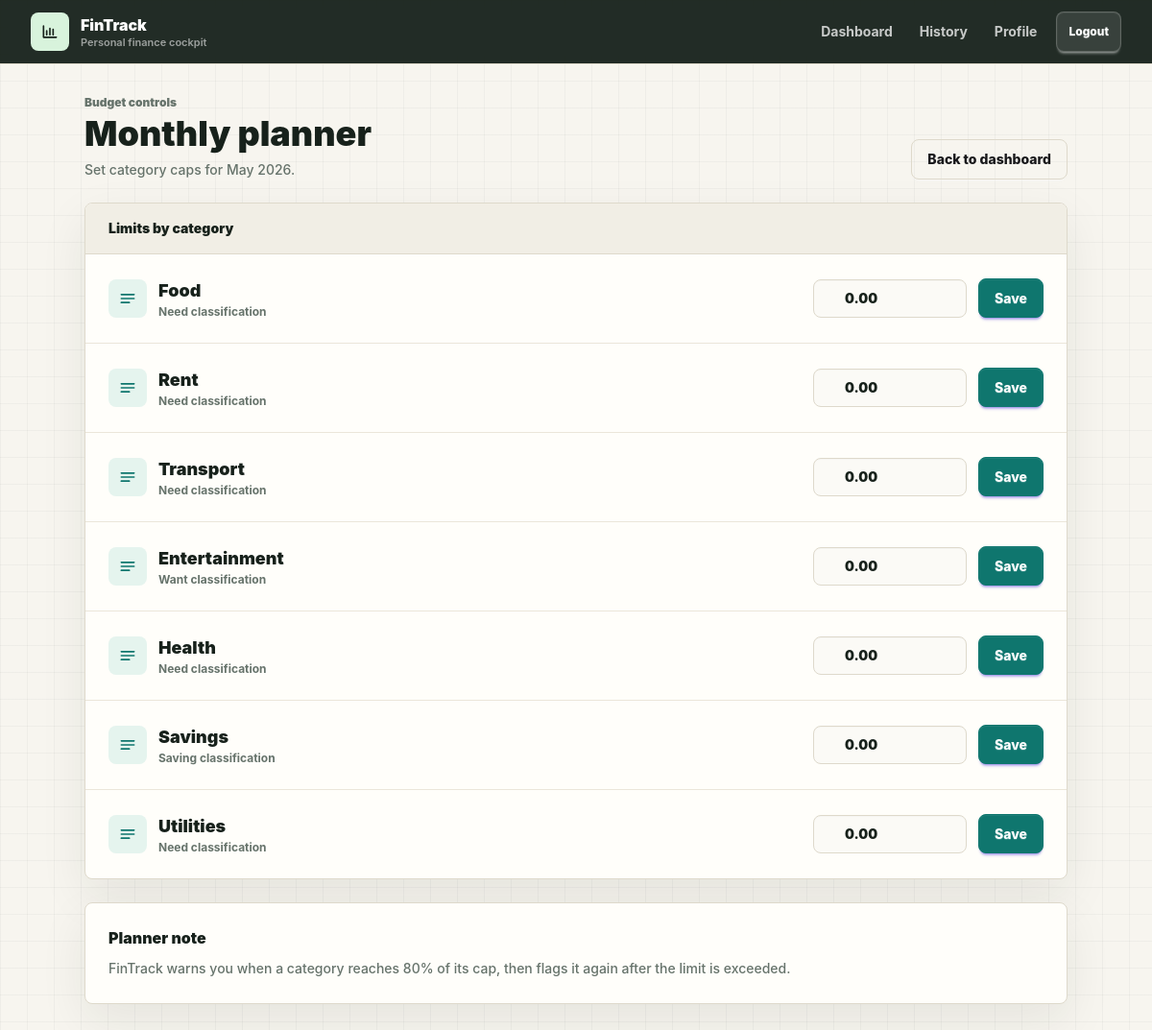
Page /manage-budgets/ (signed in) on the committed database.
### apps/tracker/models.py (models this page shows, shortened)
class CategoryLimit(models.Model):
    user = models.ForeignKey(User, on_delete=models.CASCADE, related_name="limits")
    category = models.ForeignKey(Category, on_delete=models.CASCADE)
    limit_amount = models.DecimalField(max_digits=12, decimal_places=2, default=0)
    month = models.DateField() # Store as first day of month (e.g. 2026-04-01)
    class Meta:
        unique_together = ('user', 'category', 'month')

class Category(models.Model):
    class Classification(models.TextChoices):
        NEED = "NEED", "Need"
        WANT = "WANT", "Want"
        SAVING = "SAVING", "Saving"
        INCOME = "INCOME", "Income"
    name = models.CharField(max_length=100)
    classification = models.CharField(max_length=20, choices=Classification)

### apps/tracker/views.py (the view)
# urls.py: path('manage-budgets/', views.manage_budgets, name='manage_budgets'),
@login_required
def manage_budgets(request):
    today = date.today()
    month_start = today.replace(day=1)
    profile = request.user.userprofile
    income, _, _ = get_monthly_summary(request.user, today.year, today.month)
    total_available = profile.budget + income
    categories = Category.objects.exclude(classification='INCOME')
    limits = [CategoryLimit.objects.get_or_create(user=request.user, category=cat, month=month_start)[0] for cat in categories]
    total_allocated = sum(l.limit_amount for l in limits)
    context = {
        'limits': limits, 'total_budget': total_available, 'total_allocated': total_allocated,
        'remaining_to_allocate': total_available - total_allocated,
        'allocation_percent': min((total_allocated / total_available * 100), 100) if total_available > 0 else 0
    }
    return render(request, 'tracker/manage_budgets.html', context)

### apps/tracker/services.py (called while the page is built)
def get_monthly_summary(user, year, month):
    records = BudgetRecord.objects.filter(user=user, date__year=year, date__month=month)
    income = records.filter(spending_type=BudgetRecord.Type.INCOME).aggregate(Sum('amount'))['amount__sum'] or 0
    expense = records.filter(spending_type=BudgetRecord.Type.EXPENSE).aggregate(Sum('amount'))['amount__sum'] or 0
    balance = income - expense
    return income, expense, balance

### apps/tracker/templates/tracker/manage_budgets.html (shortened to what this page needs)
{% extends "base.html" %}
{% block content %}
<div class="mx-auto max-w-5xl space-y-6 pb-12">
    <header class="flex flex-col justify-between gap-4 md:flex-row md:items-end">
        <div>
            <p class="text-xs font-black text-[#66736b]">Budget controls</p>
            <h1 class="mt-1 text-4xl font-black text-[#17211b]">Monthly planner</h1>
            <p class="mt-2 text-sm font-medium text-[#66736b]">Set category caps for {{ limits.0.month|date:"F Y" }}.</p>
        </div>
        <a href="{% url 'dashboard_view' %}" class="btn border-[#ded9cb] bg-transparent">Back to dashboard</a>
    </header>
    <section class="surface overflow-hidden">
        <div class="border-b border-[#ded9cb] bg-[#f1eee5] px-6 py-4">
            <h2 class="text-sm font-black text-[#17211b]">Limits by category</h2>
        </div>
        <div class="divide-y divide-[#ebe6da]">
            {% for limit in limits %}
                <div class="grid gap-5 p-6 md:grid-cols-[1fr_auto] md:items-center">
                    <div>
                        <div class="flex items-center gap-3">
                            <span class="flex h-10 w-10 items-center justify-center rounded-lg bg-[#e5f4ee] text-[#0f766e]">
                                <svg xmlns="http://www.w3.org/2000/svg" class="h-5 w-5" fill="none" viewBox="0 0 24 24" stroke="currentColor">
                                    <path stroke-linecap="round" stroke-linejoin="round" stroke-width="2" d="M4 7h16M4 12h16M4 17h10" />
                                </svg>
                            </span>
                            <div>
                                <h3 class="text-lg font-black text-[#17211b]">{{ limit.category.name }}</h3>
                                <p class="text-xs font-bold text-[#66736b]">{{ limit.category.get_classification_display }} classification</p>
                            </div>
                        </div>
                    </div>
                    <form method="POST" action="{% url 'update_limit' limit.id %}" class="flex items-center gap-3">
                        <label class="relative block w-40">
                            <span class="pointer-events-none absolute left-3 top-1/2 -translate-y-1/2 font-black text-[#66736b]">&#8369;</span>
                            <input type="number" name="limit_amount" value="{{ limit.limit_amount }}" class="input input-bordered pl-8 font-black" required>
                        </label>
                        <button type="submit" class="btn btn-primary">Save</button>
                    </form>
                </div>
            {% endfor %}
        </div>
    </section>
    <aside class="surface border-l-4 border-l-[#0f766e] p-6">
        <h3 class="font-black text-[#17211b]">Planner note</h3>
        <p class="mt-2 text-sm font-medium leading-6 text-[#66736b]">FinTrack warns you when a category reaches 80% of its cap, then flags it again after the limit is exceeded.</p>
    </aside>
</div>
{% endblock %}

### templates/base.html (style rules this page uses)
:root { --ink: #17211b; --muted: #66736b; --paper: #f7f5ef; --panel: #fffefa; --line: #ded9cb; --accent: #0f766e; --accent-dark: #115e59; --danger: #b42318; --gain: #167647; --warn: #b54708; }
* { letter-spacing: 0; }
body { min-height: 100vh; color: var(--ink); background: linear-gradient(rgba(23, 33, 27, 0.035) 1px, transparent 1px), linear-gradient(90deg, rgba(23, 33, 27, 0.035) 1px, transparent 1px), var(--paper); background-size: 28px 28px; font-family: Inter, ui-sans-serif, system-ui, -apple-system, BlinkMacSystemFont, "Segoe UI", sans-serif; }
.surface, .bg-white[class*="rounded"], .modal-box { background: var(--panel) !important; border: 1px solid var(--line) !important; border-radius: 8px !important; box-shadow: 0 18px 50px rgba(23, 33, 27, 0.08) !important; }
.btn { min-height: 2.6rem; border-radius: 8px; font-weight: 800; text-transform: none; }
.btn-primary { background: var(--accent) !important; border-color: var(--accent) !important; color: white !important; }
.input, .select, .textarea, form input:not([type="checkbox"]):not([type="radio"]), form select, form textarea { border-radius: 8px !important; border-color: var(--line) !important; background: #fbfaf6 !important; color: var(--ink) !important; width: 100%; }

### rows in the picture
CategoryLimit: month "May 2026", category.name "Food", category.classification "Need", limit_amount "0.00"
CategoryLimit: category.name "Rent", category.classification "Need", limit_amount "0.00"
CategoryLimit: category.name "Transport", category.classification "Need", limit_amount "0.00"
CategoryLimit: category.name "Entertainment", category.classification "Want", limit_amount "0.00"
CategoryLimit: category.name "Health", category.classification "Need", limit_amount "0.00"
CategoryLimit: category.name "Savings", category.classification "Saving", limit_amount "0.00"
CategoryLimit: category.name "Utilities", category.classification "Need", limit_amount "0.00"
